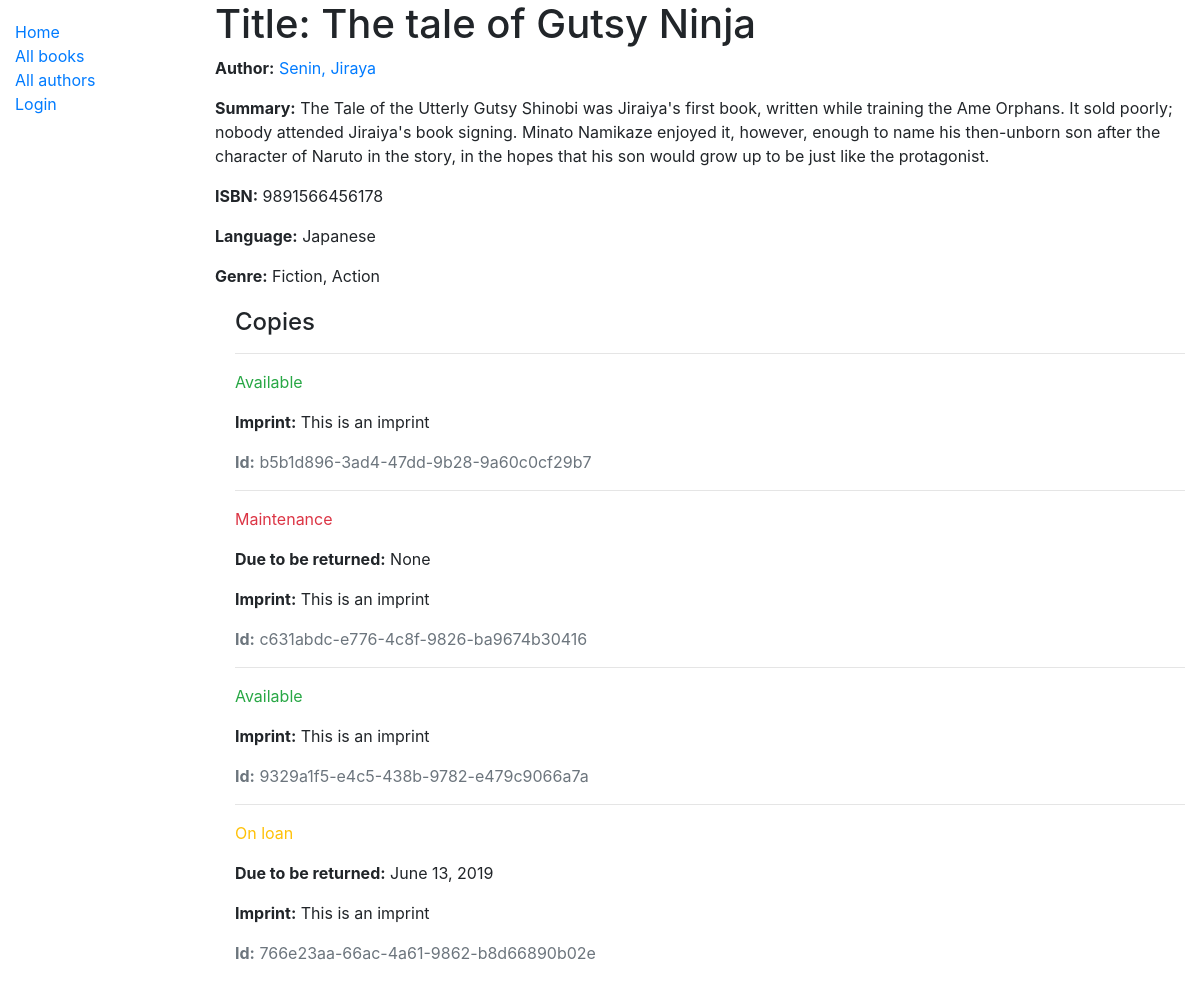
/catalog/book/1, run on the app's committed database.
### catalog/models.py (models this page shows, shortened)
class Book(models.Model):
    title = models.CharField(max_length=200,help_text='Enter the title of your book')
    isbn = models.CharField('ISBN',max_length=13,help_text='13 character <a href="https://www.isbn-international.org/content/what-isbn">ISBN number</a>')
    summary = models.TextField(max_length=1000,help_text='Enter a brief description of the book')
    author = models.ForeignKey("Author", on_delete=models.SET_NULL, null=True)
    genre = models.ManyToManyField(Genre,help_text='Select a genre for this book')
    language = models.ForeignKey('Language', on_delete=models.SET_NULL, null=True)
    def display_genre(self):
        """Create a string for the Genre. This is required to display genre in Admin"""
        return ', '.join([genre.name for genre in self.genre.all()[:3]])
    display_genre.short_description = 'Genre'

class Author(models.Model):
    first_name = models.CharField(max_length=100)
    last_name = models.CharField(max_length=100)
    date_of_birth = models.DateField(blank=True, null=True)
    date_of_death = models.DateField('Deceased', blank=True, null=True)
    class Meta:
        ordering = ['last_name', 'first_name']
    def __str__(self):
        return f'{self.last_name}, {self.first_name}'

class Language(models.Model):
    name = models.CharField(max_length=200)
    def __str__(self):
        return self.name

class Genre(models.Model):
    name = models.CharField(max_length=200, help_text='Enter a book genre(e.g. Science Fiction)')
    def __str__(self):
        return self.name

class BookInstance(models.Model):
    id = models.UUIDField(primary_key=True, default=uuid.uuid4, help_text='Unique ID for this particular instance of the book.')
    book = models.ForeignKey('Book', on_delete=models.SET_NULL, null=True)
    imprint = models.CharField(max_length=200)
    due_back = models.DateField(null=True, blank = True)
    borrower = models.ForeignKey(User, on_delete=models.SET_NULL, blank=True, null=True)
    LOAN_STATUS = (
        ('m', 'Maintenance'),
        ('o', 'On loan'),
        ('a', 'Available'),
        ('r', 'Reserved')
    )
    status = models.CharField(
        max_length=1,
        choices=LOAN_STATUS,
        blank=True,
        default='m',
        help_text='Book availability'
    )
    class Meta:
        ordering = ['due_back']
        permissions = (('can_mark_returned','Set book as returned'),)

### catalog/views.py (the view)
# urls.py: path('book/<int:pk>', views.BookDetailView.as_view(), name='book-detail'),
class BookDetailView(generic.DetailView):
    model = Book

### catalog/templates/catalog/book_detail.html
{% extends "base_generic.html" %}
{% block content %}
  <h1>Title: {{ book.title }}</h1>
  <p><strong>Author:</strong> <a href="{% url 'author-detail' book.author.pk %}">{{ book.author }}</a></p>
  <p><strong>Summary:</strong> {{ book.summary }}</p>
  <p><strong>ISBN:</strong> {{ book.isbn }}</p>
  <p><strong>Language:</strong> {{ book.language }}</p>
  <p><strong>Genre:</strong> {% for genre in book.genre.all %} {{ genre }}{% if not forloop.last %}, {% endif %}{% endfor %}</p>
  <div style="margin-left:20px;margin-top:20px">
    <h4>Copies</h4>
    {% for copy in book.bookinstance_set.all %}
      <hr>
      <p class="{% if copy.status == 'a' %}text-success{% elif copy.status == 'm' %}text-danger{% else %}text-warning{% endif %}">{{ copy.get_status_display }}</p>
      {% if copy.status != 'a' %}
        <p><strong>Due to be returned:</strong> {{copy.due_back}}</p>
      {% endif %}
      <p><strong>Imprint:</strong> {{copy.imprint}}</p>
      <p class="text-muted"><strong>Id:</strong> {{copy.id}}</p>
    {% endfor %}
  </div>
{% endblock %}

### data on the page
Book: title "The tale of Gutsy Ninja", author "Senin, Jiraya", summary "The Tale of the Utterly Gutsy Shinobi was Jiraiya's first book, written while training the Ame Orphans. It sold poorly; nobody attended Jiraiya's book signing. Minato Namikaze enjoyed it, however, enough to name his then-unborn son after the character of Naruto in the story, in the hopes that his son would grow up to be just like the protagonist.", isbn "9891566456178", language "Japanese"
Genre: name "Fiction"
Genre: name "Action"
BookInstance: status "Available", imprint "This is an imprint", id "b5b1d896-3ad4-47dd-9b28-9a60c0cf29b7"
BookInstance: status "Maintenance", due_back "None", imprint "This is an imprint", id "c631abdc-e776-4c8f-9826-ba9674b30416"
BookInstance: status "Available", imprint "This is an imprint", id "9329a1f5-e4c5-438b-9782-e479c9066a7a"
BookInstance: status "On loan", due_back "June 13, 2019", imprint "This is an imprint", id "766e23aa-66ac-4a61-9862-b8d66890b02e"
